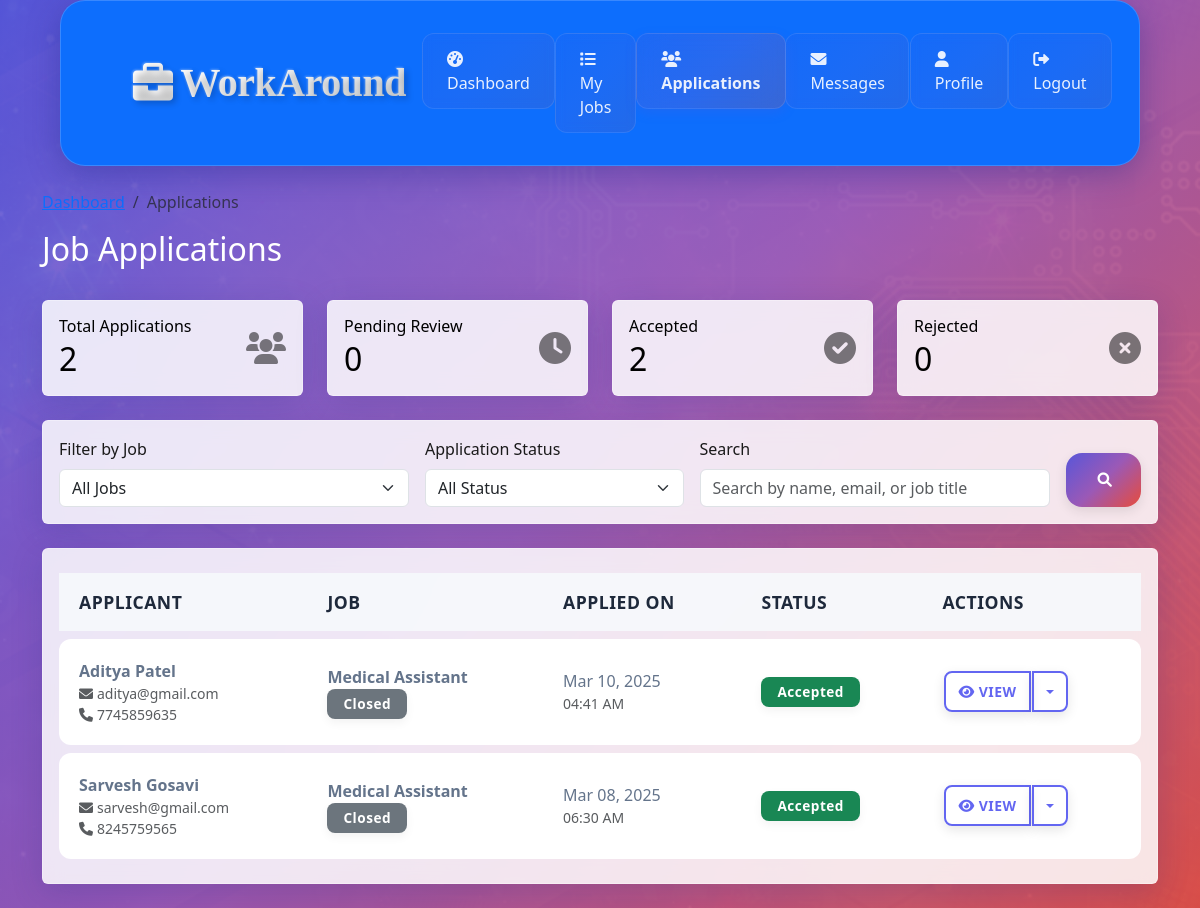
/employer/applications.php (signed in), run on the app's committed database.
### tables this page shows
CREATE TABLE `job_applications` (
  `id` int(11) NOT NULL,
  `job_id` int(11) DEFAULT NULL,
  `jobseeker_id` int(11) DEFAULT NULL,
  `status` enum('pending','reviewed','accepted','rejected') DEFAULT 'pending',
  `application_date` timestamp NOT NULL DEFAULT current_timestamp(),
  `cover_letter` text DEFAULT NULL,
  `updated_at` timestamp NOT NULL DEFAULT current_timestamp() ON UPDATE current_timestamp()
);

CREATE TABLE `jobs` (
  `id` int(11) NOT NULL,
  `employer_id` int(11) DEFAULT NULL,
  `title` varchar(100) NOT NULL,
  `description` text NOT NULL,
  `requirements` text DEFAULT NULL,
  `location` varchar(100) DEFAULT NULL,
  `salary_range` varchar(50) DEFAULT NULL,
  `job_type` enum('part-time','temporary','contract') NOT NULL,
  `status` enum('open','closed') DEFAULT 'open',
  `created_at` timestamp NOT NULL DEFAULT current_timestamp()
);

### employer/applications.php (the view, shortened to what this page needs)
<?php
require_once "../config/database.php";
$status = isset($_GET['status']) ? $_GET['status'] : 'all';
$search = isset($_GET['search']) ? trim($_GET['search']) : '';
$sql = "SELECT ja.*, j.title as job_title, j.status as job_status,
        js.first_name, js.last_name, js.phone, u.email,
        (SELECT COUNT(*) FROM job_applications WHERE jobseeker_id = ja.jobseeker_id) as total_applications
        FROM job_applications ja
        INNER JOIN jobs j ON ja.job_id = j.id
        INNER JOIN jobseeker_profiles js ON ja.jobseeker_id = js.user_id
        INNER JOIN users u ON js.user_id = u.id
        WHERE j.employer_id = ?";
$params = [$_SESSION['id']];
$types = "i";
$sql .= " ORDER BY ja.application_date DESC";
$stmt = mysqli_prepare($conn, $sql);
mysqli_stmt_bind_param($stmt, $types, ...$params);
mysqli_stmt_execute($stmt);
$applications = mysqli_stmt_get_result($stmt);
$stats_sql = "SELECT
    COUNT(*) as total,
    SUM(CASE WHEN ja.status = 'pending' THEN 1 ELSE 0 END) as pending,
    SUM(CASE WHEN ja.status = 'accepted' THEN 1 ELSE 0 END) as accepted,
    SUM(CASE WHEN ja.status = 'rejected' THEN 1 ELSE 0 END) as rejected
    FROM job_applications ja
    INNER JOIN jobs j ON ja.job_id = j.id
    WHERE j.employer_id = ?";
$stats_stmt = mysqli_prepare($conn, $stats_sql);
mysqli_stmt_bind_param($stats_stmt, "i", $_SESSION['id']);
mysqli_stmt_execute($stats_stmt);
$stats = mysqli_stmt_get_result($stats_stmt)->fetch_assoc();
?>
<!DOCTYPE html>
<html lang="en">
<head>
    <link href="https://cdn.jsdelivr.net/npm/bootstrap@5.3.0/dist/css/bootstrap.min.css" rel="stylesheet">
    <link rel="stylesheet" href="https://cdnjs.cloudflare.com/ajax/libs/font-awesome/6.0.0/css/all.min.css">
    <link rel="stylesheet" href="../assets/css/style.css">
    <link rel="stylesheet" href="../assets/css/dashboard.css">
</head>
<body>
    <nav class="navbar navbar-expand-lg navbar-dark bg-primary sticky-top">
        <div class="container">
            <a class="navbar-brand d-flex align-items-center" href="../index.php">
                <i class="fas fa-briefcase me-2"></i>
                WorkAround
            </a>
            <div class="collapse navbar-collapse" id="navbarNav">
                <ul class="navbar-nav ms-auto">
                    <li class="nav-item">
                        <a class="nav-link" href="dashboard.php">
                            <i class="fas fa-tachometer-alt me-1"></i> Dashboard
                        </a>
                    </li>
                    <li class="nav-item">
                        <a class="nav-link" href="jobs.php">
                            <i class="fas fa-list me-1"></i> My Jobs
                        </a>
                    </li>
                    <li class="nav-item">
                        <a class="nav-link active" href="applications.php">
                            <i class="fas fa-users me-1"></i> Applications
                        </a>
                    </li>
                    <li class="nav-item">
                        <a class="nav-link" href="messages.php">
                            <i class="fas fa-envelope me-1"></i> Messages
                        </a>
                    </li>
                    <li class="nav-item">
                        <a class="nav-link" href="profile.php">
                            <i class="fas fa-user me-1"></i> Profile
                        </a>
                    </li>
                    <li class="nav-item">
                        <a class="nav-link" href="../auth/logout.php">
                            <i class="fas fa-sign-out-alt me-1"></i> Logout
                        </a>
                    </li>
                </ul>
            </div>
        </div>
    </nav>
    <div class="container my-4">
        <div class="row mb-4">
            <div class="col">
                <nav aria-label="breadcrumb">
                    <ol class="breadcrumb">
                        <li class="breadcrumb-item"><a href="dashboard.php">Dashboard</a></li>
                        <li class="breadcrumb-item active">Applications</li>
                    </ol>
                </nav>
                <h2>Job Applications</h2>
            </div>
        </div>
        <div class="row mb-4">
            <div class="col-md-3">
                <div class="card bg-primary text-black">
                    <div class="card-body">
                        <div class="d-flex justify-content-between align-items-center">
                            <div>
                                <h6 class="card-title mb-1">Total Applications</h6>
                                <h2 class="mb-0"><?php echo $stats['total']; ?></h2>
                            </div>
                            <i class="fas fa-users fa-2x opacity-50"></i>
                        </div>
                    </div>
                </div>
            </div>
            <div class="col-md-3">
                <div class="card bg-warning text-black">
                    <div class="card-body">
                        <div class="d-flex justify-content-between align-items-center">
                            <div>
                                <h6 class="card-title mb-1">Pending Review</h6>
                                <h2 class="mb-0"><?php echo $stats['pending']; ?></h2>
                            </div>
                            <i class="fas fa-clock fa-2x opacity-50"></i>
                        </div>
                    </div>
                </div>
            </div>
            <div class="col-md-3">
                <div class="card bg-success text-black">
                    <div class="card-body">
                        <div class="d-flex justify-content-between align-items-center">
                            <div>
                                <h6 class="card-title mb-1">Accepted</h6>
                                <h2 class="mb-0"><?php echo $stats['accepted']; ?></h2>
                            </div>
                            <i class="fas fa-check-circle fa-2x opacity-50"></i>
                        </div>
                    </div>
                </div>
            </div>
            <div class="col-md-3">
                <div class="card bg-danger text-black">
                    <div class="card-body">
                        <div class="d-flex justify-content-between align-items-center">
                            <div>
                                <h6 class="card-title mb-1">Rejected</h6>
                                <h2 class="mb-0"><?php echo $stats['rejected']; ?></h2>
                            </div>
                            <i class="fas fa-times-circle fa-2x opacity-50"></i>
                        </div>
                    </div>
                </div>
            </div>
        </div>
        <div class="card mb-4">
            <div class="card-body">
                <form method="get" class="row g-3">
                    <div class="col-md-4">
                        <label for="job_id" class="form-label">Filter by Job</label>
                        <select class="form-select" id="job_id" name="job_id">
                            <option value="0">All Jobs</option>
                        </select>
                    </div>
                    <div class="col-md-3">
                        <label for="status" class="form-label">Application Status</label>
                        <select class="form-select" id="status" name="status">
                            <option value="all" <?php echo $status === 'all' ? 'selected' : ''; ?>>All Status</option>
                        </select>
                    </div>
                    <div class="col-md-4">
                        <label for="search" class="form-label">Search</label>
                        <input type="text" class="form-control" id="search" name="search"
                               value="<?php echo htmlspecialchars($search); ?>"
                               placeholder="Search by name, email, or job title">
                    </div>
                    <div class="col-md-1 d-flex align-items-end">
                        <button type="submit" class="btn btn-primary w-100">
                            <i class="fas fa-search"></i>
                        </button>
                    </div>
                </form>
            </div>
        </div>
        <div class="card">
            <div class="card-body">
                <?php if (mysqli_num_rows($applications) > 0): ?>
                    <div class="table-responsive">
                        <table class="table table-hover align-middle">
                            <thead>
                                <tr>
                                    <th>Applicant</th>
                                    <th>Job</th>
                                    <th>Applied On</th>
                                    <th>Status</th>
                                    <th>Actions</th>
                                </tr>
                            </thead>
                            <tbody>
                                <?php while ($application = mysqli_fetch_assoc($applications)): ?>
                                    <tr>
                                        <td>
                                            <div class="d-flex align-items-center">
                                                <div>
                                                    <div class="fw-bold">
                                                        <?php echo htmlspecialchars($application['first_name'] . ' ' . $application['last_name']); ?>
                                                    </div>
                                                    <div class="text-muted small">
                                                        <i class="fas fa-envelope me-1"></i><?php echo htmlspecialchars($application['email']); ?>
                                                    </div>
                                                    <div class="text-muted small">
                                                        <i class="fas fa-phone me-1"></i><?php echo htmlspecialchars($application['phone']); ?>
                                                    </div>
                                                </div>
                                            </div>
                                        </td>
                                        <td>
                                            <div class="fw-bold"><?php echo htmlspecialchars($application['job_title']); ?></div>
                                            <span class="badge bg-<?php echo $application['job_status'] === 'open' ? 'success' : 'secondary'; ?>">
                                                <?php echo ucfirst($application['job_status']); ?>
                                            </span>
                                        </td>
                                        <td>
                                            <?php echo date('M d, Y', strtotime($application['application_date'])); ?>
                                            <div class="text-muted small">
                                                <?php echo date('h:i A', strtotime($application['application_date'])); ?>
                                            </div>
                                        </td>
                                        <td>
                                            <span class="badge bg-<?php
                                                echo $application['status'] === 'accepted' ? 'success' :
                                                    ($application['status'] === 'rejected' ? 'danger' : 'warning');
                                            ?>">
                                                <?php echo ucfirst($application['status']); ?>
                                            </span>
                                        </td>
                                        <td>
                                            <div class="btn-group">
                                                <a href="view-application.php?id=<?php echo $application['id']; ?>"
                                                   class="btn btn-sm btn-outline-primary">
                                                    <i class="fas fa-eye me-1"></i>View
                                                </a>
                                                <button type="button" class="btn btn-sm btn-outline-primary dropdown-toggle dropdown-toggle-split"
                                                        data-bs-toggle="dropdown"></button>
                                            </div>
                                        </td>
                                    </tr>
                                <?php endwhile; ?>
                            </tbody>
                        </table>
                    </div>
                <?php endif; ?>
            </div>
        </div>
    </div>
</body>
</html>

### data on the page
job_applications: last_name "Aditya Patel", email "aditya@gmail.com", phone "7745859635", job.title "Medical Assistant", job.status "Closed", application_date "Mar 10, 2025", application_date "04:41 AM", status "Accepted"
job_applications: last_name "Sarvesh Gosavi", email "sarvesh@gmail.com", phone "8245759565", job.title "Medical Assistant", job.status "Closed", application_date "Mar 08, 2025", application_date "06:30 AM", status "Accepted"

### other printed values
$stats['total'] "2"
$stats['pending'] "0"
$stats['accepted'] "2"
$stats['rejected'] "0"
